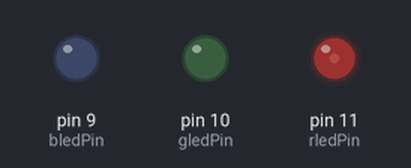
Bench run of a sketch on a simulated Arduino Uno, built with avr-gcc and run on an emulated ATmega328P. Shown: output pins drawn as LEDs (lit = HIGH). Random numbers use the default seed unless the sketch sets one.

Above: at 0.05 s.
At 1.85 s:
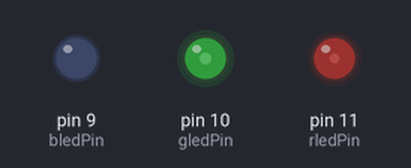
At 3.75 s:
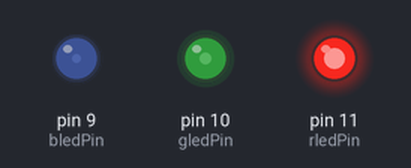
At 7.45 s:
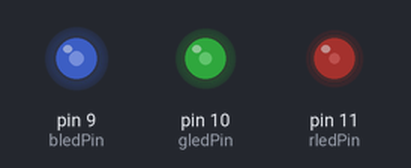
At 11.15 s:
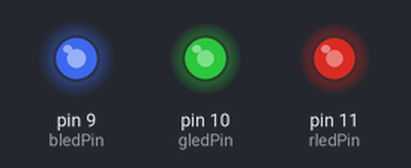
At 14.95 s:
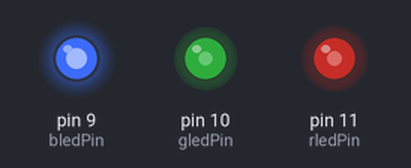
Timing chart, 0 to 19.5 s (numbered marks = the images above):
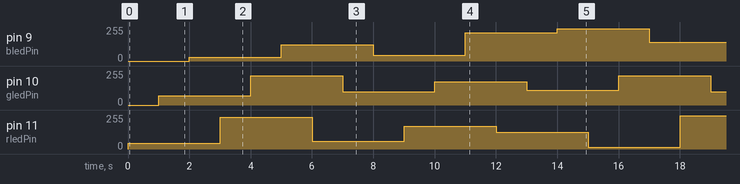

The sketch:

SunfounderExample6-RGB-LED.ino
```cpp
const int rledPin = 11;
const int gledPin = 10;
const int bledPin = 9;


void setup() {
  pinMode(rledPin, OUTPUT);
  pinMode(gledPin, OUTPUT);
  pinMode(bledPin, OUTPUT);
}

void loop() {
  // randomly picks color value
  analogWrite(rledPin, random(0,254));
  delay(1000);
  analogWrite(gledPin, random(0,254));
  delay(1000);
  analogWrite(bledPin, random(0,254));
  delay(1000);
}
```
